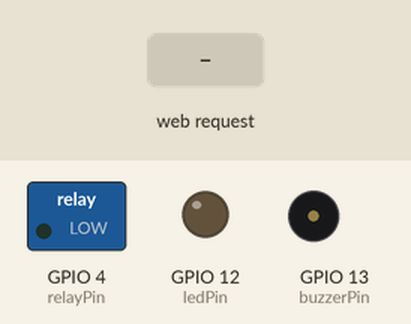
This sketch was run on a simulated ESP8266 (NodeMCU). Shown: switched loads named in the sketch (green lamp = pin HIGH), output pins drawn as LEDs (lit = HIGH), buzzer (waves = sounding, pin HIGH). The test bench sets the inputs (shaded band). WiFi joins after 1.5 s; servers stay silent unless stated; storage starts empty; what the sketch prints to the serial monitor is not drawn.

Above: at 3.7 s.
3.8 s: HTTP request GET /bulb-true received
At 4.3 s:
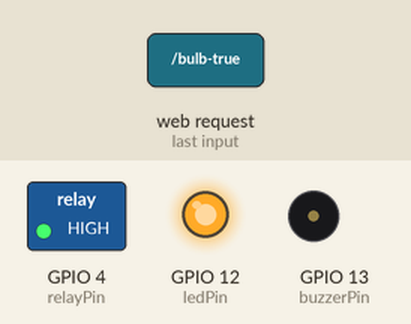
5.3 s: HTTP request GET /bulb-false received
At 6.7 s:
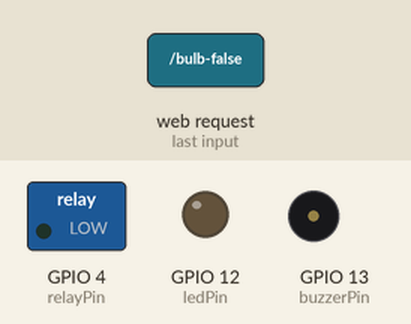
Timing chart, 0 to 8.3 s (numbered marks = the images above; inputs shaded):
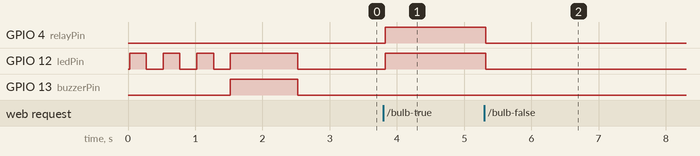

Measured:
- after the input at 3.8 s, GPIO 4 (relayPin), GPIO 12 (ledPin): LOW → HIGH at once
- after the input at 5.3 s, GPIO 4 (relayPin), GPIO 12 (ledPin): HIGH → LOW at once

The sketch:

ESP_8266.ino
```cpp
// Import required libraries
#include <FS.h>
#include <LittleFS.h>
#include <ESP8266WiFi.h>
#include <ESP8266HTTPClient.h>
#include <ESPAsyncWebServer.h>

// GPIO pin to use as the output
#define ledPin 12
#define relayPin 4
#define buzzerPin 13


// Replace with your network credentials
const char* ssid = "orionspace_2"; //Replace with your own SSID
const char* password = "CLB2C85750"; //Replace with your own password


// Create AsyncWebServer object on port 80
AsyncWebServer server(80);


void setup() {

  Serial.begin(115200);

  pinMode(ledPin, OUTPUT);
  pinMode(relayPin, OUTPUT);
  pinMode(buzzerPin, OUTPUT);

  // Initialize LittleFS
  if (!LittleFS.begin()) {
    Serial.println("An Error has occurred while mounting LittleFS");
    return;
  }

  // Connect to Wi-Fi
  WiFi.begin(ssid, password);
  while (WiFi.status() != WL_CONNECTED) {
    Serial.println("Connecting to WiFi..");
    blink_led(250);
  }

  // wifi successfully connected
  Serial.println("Connected");

  digitalWrite(ledPin, HIGH);
  digitalWrite(buzzerPin, HIGH);
  delay(1000);
  digitalWrite(buzzerPin, LOW);
  digitalWrite(ledPin, LOW);


  // Print ESP32 Local IP Address
  Serial.println(WiFi.localIP());

  // Route for root / web page
  server.on("/", HTTP_GET, [](AsyncWebServerRequest * request) {
    request->send(LittleFS, "/index.html");
  });

  // Route to load style.css file
  server.on("/style.css", HTTP_GET, [](AsyncWebServerRequest * request) {
    request->send(LittleFS, "/style.css", "text/css");
  });

  // Route to load script.js file
  server.on("/jquery-3.7.0.js", HTTP_GET, [](AsyncWebServerRequest * request) {
    request->send(LittleFS, "/jquery-3.7.0.js", "application/javascript");
  });

  // Route to load image.png file
  server.on("/logo.png", HTTP_GET, [](AsyncWebServerRequest * request) {
    request->send(LittleFS, "/logo.png", "image/png");
  });

  // Route to set GPIO to HIGH
  server.on("/bulb-true", HTTP_GET, [](AsyncWebServerRequest * request) {
    digitalWrite(relayPin, HIGH);
    digitalWrite(ledPin, HIGH);
    //request->send(LittleFS, "/index.html");
  });

  // Route to set GPIO to LOW
  server.on("/bulb-false", HTTP_GET, [](AsyncWebServerRequest * request) {
    digitalWrite(relayPin, LOW);
    digitalWrite(ledPin, LOW);
    //request->send(LittleFS, "/index.html");
  });


  // Start server
  server.begin();
}

void loop() {

}

void blink_led(uint8_t cycle)
{
  Serial.print("cycle: ");
  Serial.println(cycle);

  digitalWrite(ledPin, HIGH);
  delay(cycle);
  digitalWrite(ledPin, LOW);
  delay(cycle);
}
```
